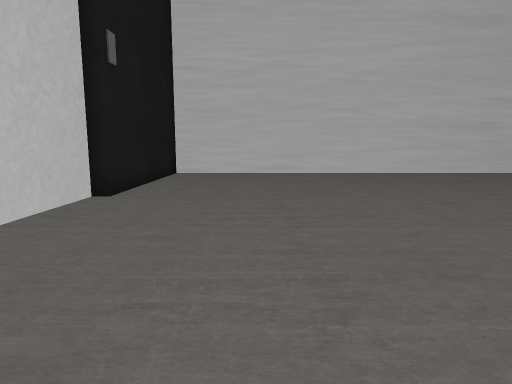
[1] (above)

24 first-person views from a walk through a Unity game level. The camera is 0.56 m above the floor, tilts 8° down and sees 75° across. Doors are open. The floor is counted in squares, 0.5 m on a side. Each view is taken from the middle of a square. On the plan, view 1 faces up. The plan holds only what a view shows up to about 13 squares ahead; the rest is blank. The place goes on beyond the plan. Some surface patterns are stand-ins.

[2]
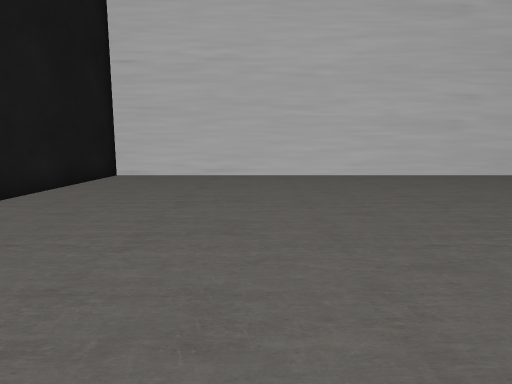

[3]
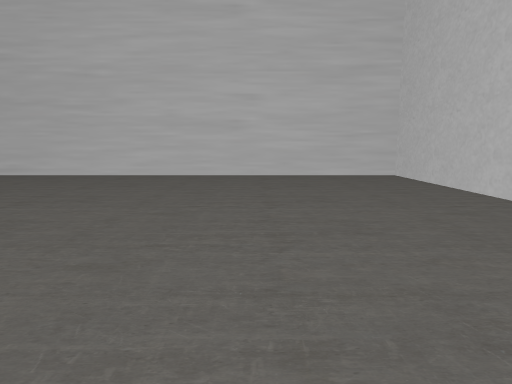

[4]
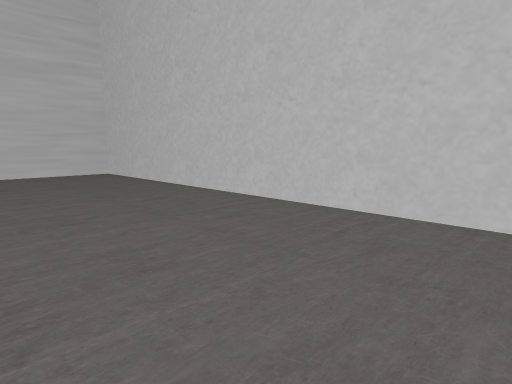

[5]
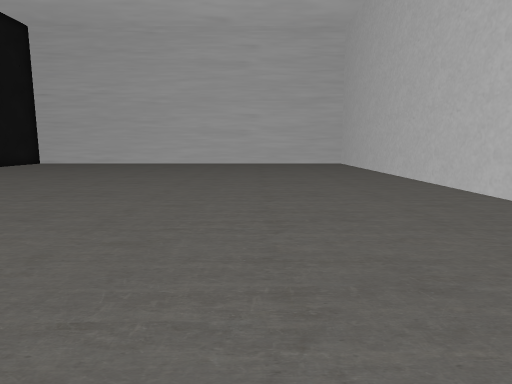

[6]
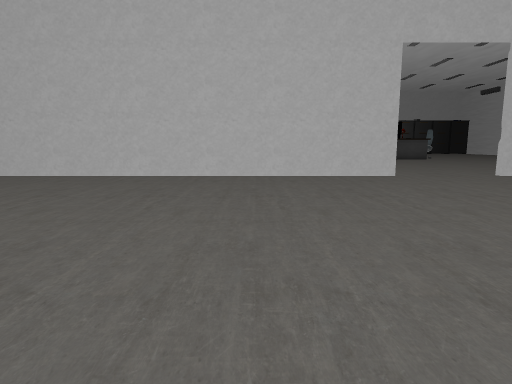

[7]
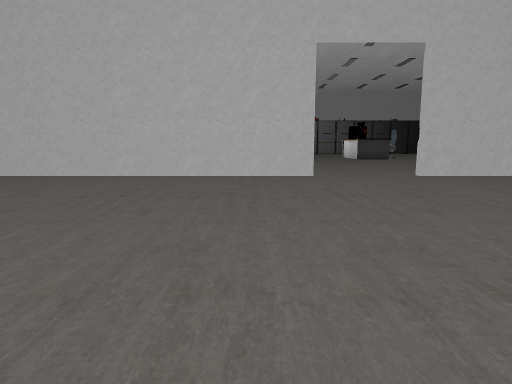

[8]
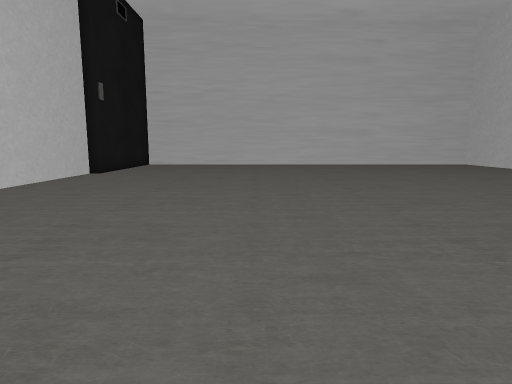

[9]
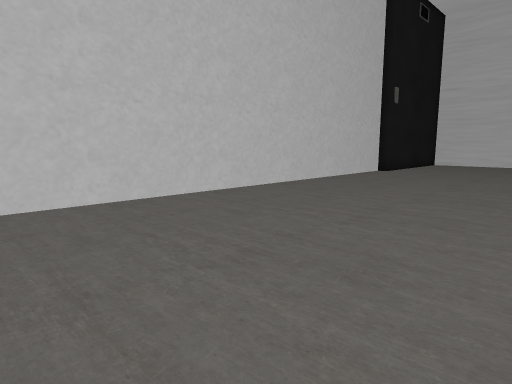

[10]
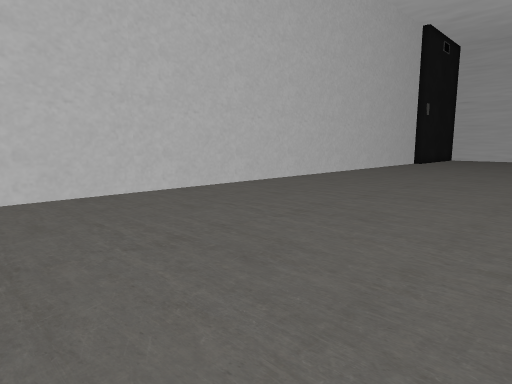

[11]
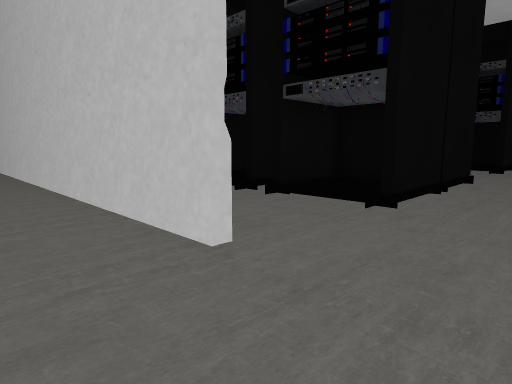

[12]
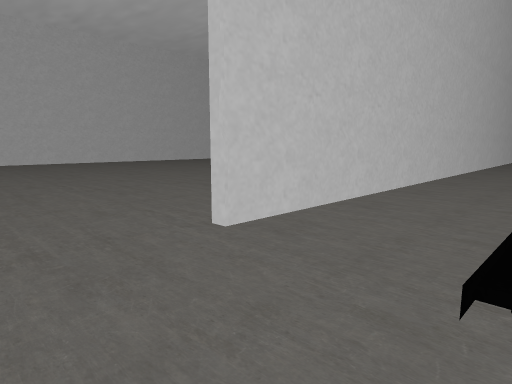

[13]
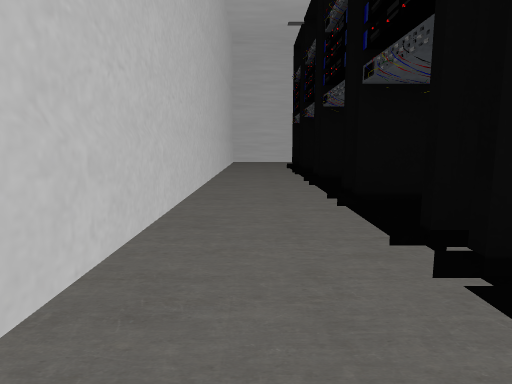

[14]
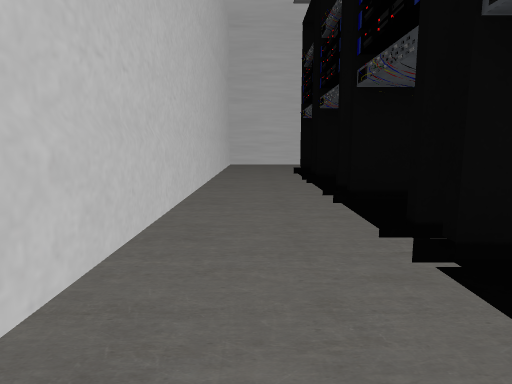

[15]
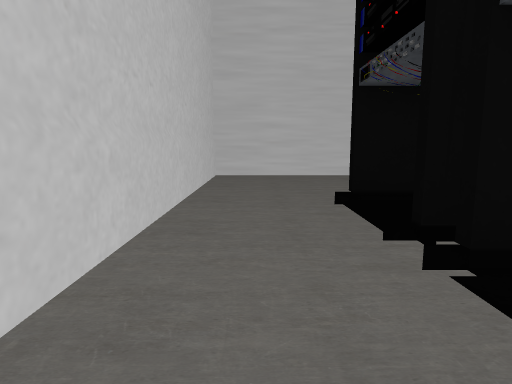

[16]
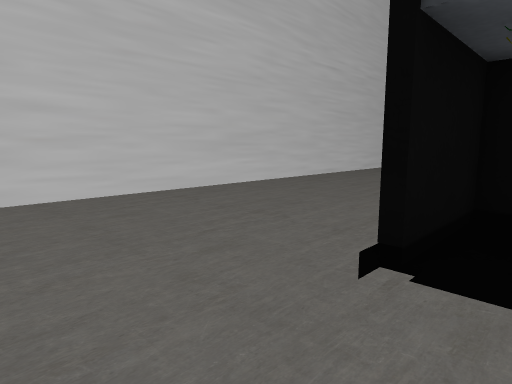

[17]
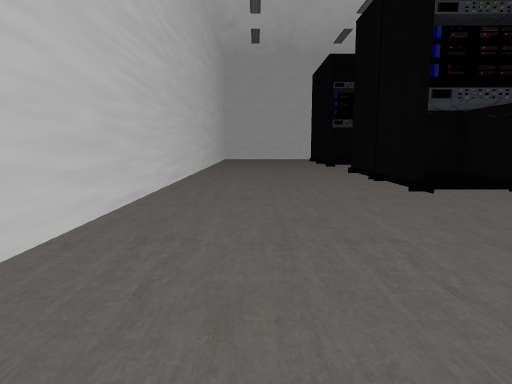

[18]
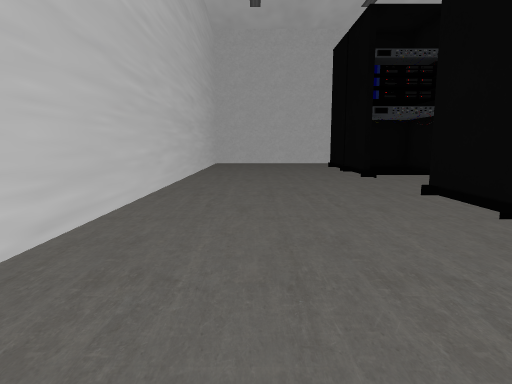

[19]
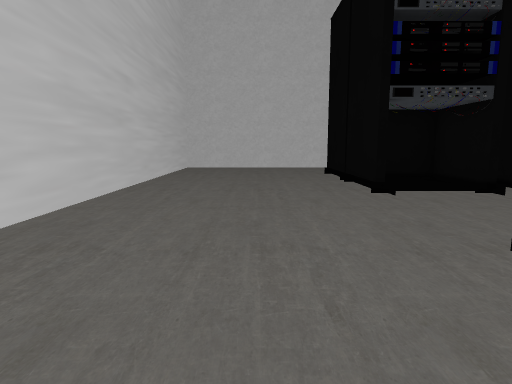

[20]
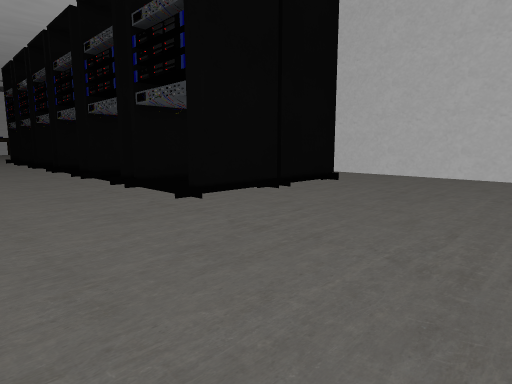

[21]
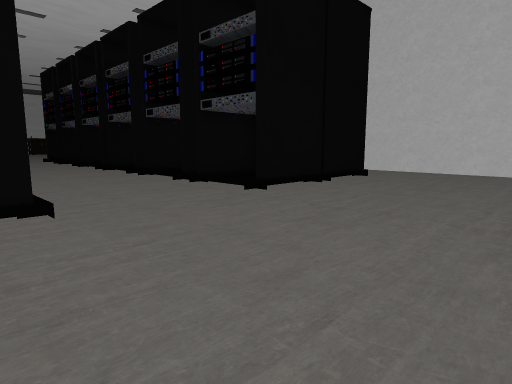

[22]
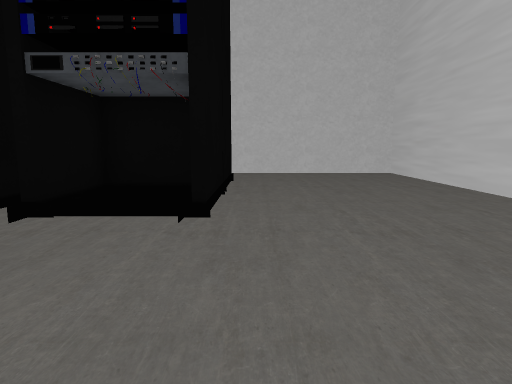

[23]
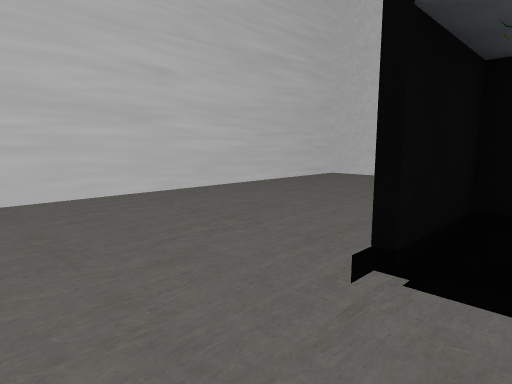

[24]
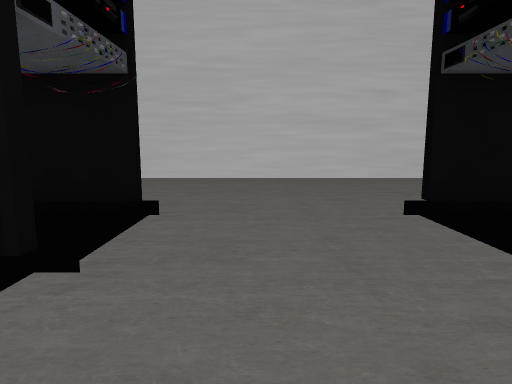

### Floor plan
Points are (right, up) in squares from view 1. A wall is a line through its corners. A room is listed if a view was taken in it or the views show most of it. See-through windows are left out.
Room 1 (views 1, 2, 3, 4, 5, 6, 7, 8, 9, 10, 11)
walls: (-3.6, 7.2) (-3.6, -13.1); (15.2, -12.1) (15.2, 13.5) (-3.3, 13.5); (15.2, -16.5) (15.2, -16)
ways out: open door at (15.5, -14) to room 2
Room 2 (views 12, 13, 14, 15, 16, 17, 18, 19, 20, 21, 22, 23, 24)
walls: (45.5, 13.5) (15.5, 13.5) (15.5, -12.1)
ways out: open door at (15.5, -14) to room 1
objects: other object (19, -12) to (21, -10); other object (19, -9); other object (19, -7) to (21, -7); other object (19, -6); other object (19, -3) to (20, -3); other object (19, -2); other object (19, 0) to (20, 0); other object (19, 1); other object (19, 4); other object (19, 5); other object (19, 7) to (20, 7); other object (22, 5) to (24, 7); other object (23, 1) to (24, 1); other object (24, -12); other object (24, -2); other object (24, 0); other object (24, 4); other object (29, -12); other object (29, 5) to (31, 7); other object (33, 5) to (34, 5); other object (33, 7) to (34, 7); other object (39, 5) to (41, 7)

Where each view was taken, in squares from view 1:
view 1: 0 up, 0 right, facing up
view 2: 1 up, 2 right, facing up
view 3: 1 up, 10 right, facing up
view 4: 0 up, 10 right, facing up-right
view 5: 7 down, 10 right, facing up
view 6: 7 down, 3 right, facing right
view 7: 10 down, 3 right, facing right
view 8: 6 down, 3 right, facing up
view 9: 7 down, 3 right, facing up-left
view 10: 14 down, 4 right, facing up-left
view 11: 15 down, 13 right, facing up-right
view 12: 15 down, 19 right, facing up-left
view 13: 9 down, 17 right, facing up
view 14: 6 down, 17 right, facing up
view 15: 1 up, 17 right, facing up
view 16: 6 up, 16 right, facing up-right
view 17: 11 up, 21 right, facing right
view 18: 11 up, 27 right, facing right
view 19: 10 up, 31 right, facing right
view 20: 13 up, 28 right, facing down-left
view 21: 13 up, 30 right, facing down-left
view 22: 8 up, 29 right, facing left
view 23: 6 up, 36 right, facing up-right
view 24: 2 up, 36 right, facing up
